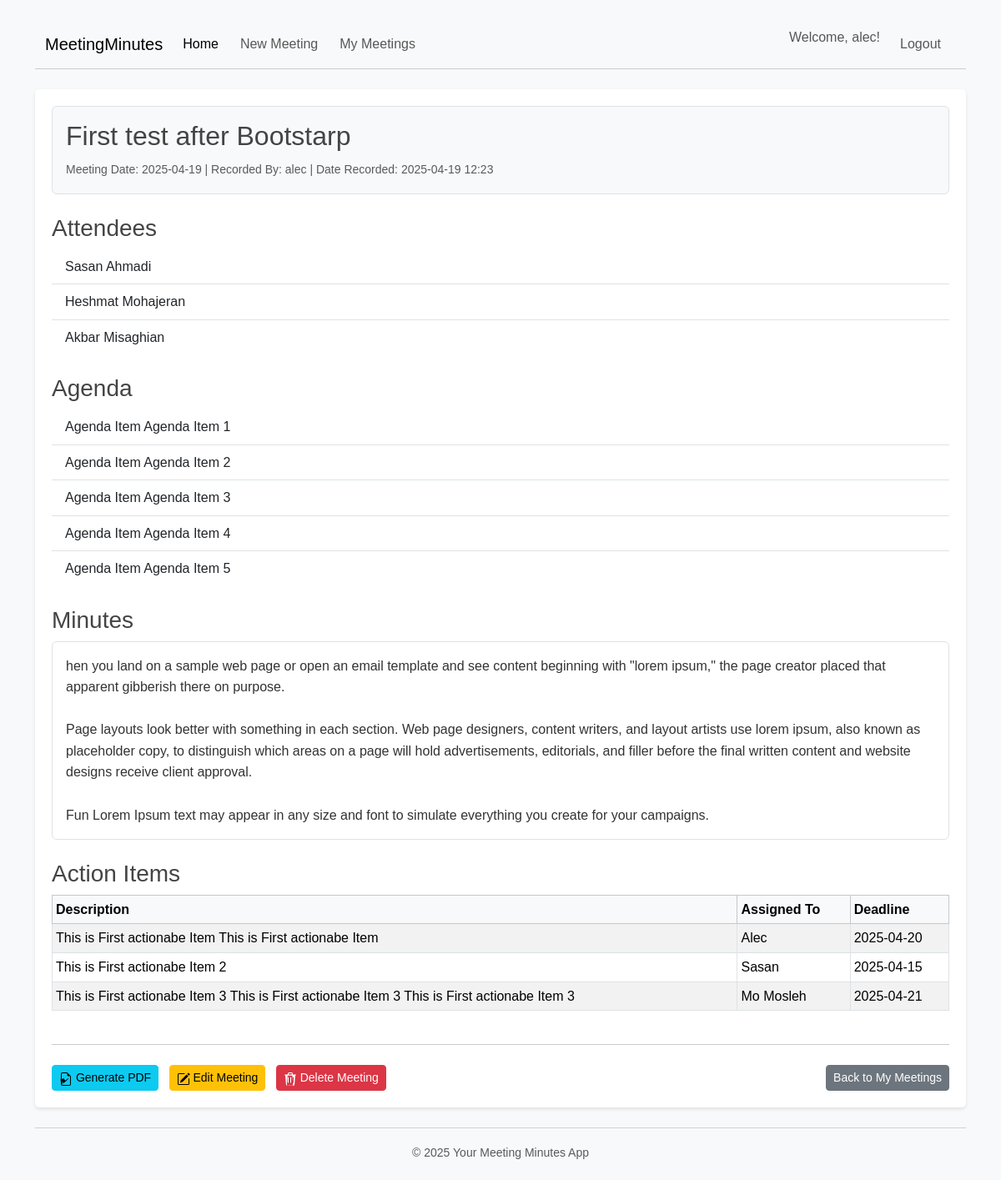
Screenshot of /meeting/23 (signed in) with the database file from the repository.
### app.py (models this page shows, shortened)
class User(db.Model, UserMixin):
    id = db.Column(db.Integer, primary_key=True)
    username = db.Column(db.String(20), unique=True, nullable=False)
    password_hash = db.Column(db.String(60), nullable=False)
    meetings = db.relationship('Meeting', backref='author', lazy=True)
    pass

class Meeting(db.Model):
    id = db.Column(db.Integer, primary_key=True)
    title = db.Column(db.String(100), nullable=False) # Meeting title, required
    meeting_date = db.Column(db.DateTime, nullable=False, default=datetime.datetime.utcnow)
    attendees = db.Column(db.Text, nullable=True) # Optional for now
    agenda = db.Column(db.Text, nullable=False) # Required
    minutes = db.Column(db.Text, nullable=True) # Optional
    action_items = db.Column(db.Text, nullable=True) # Optional
    date_posted = db.Column(db.DateTime, nullable=False, default=datetime.datetime.utcnow)
    user_id = db.Column(db.Integer, db.ForeignKey('user.id'), nullable=False)

### app.py (the view)
@app.route("/meeting/<int:meeting_id>")
@login_required
def meeting_detail(meeting_id):
    meeting = Meeting.query.get_or_404(meeting_id)
    if meeting.author != current_user:
        abort(403)
    try:
        agenda_list = json.loads(meeting.agenda or '[]')
        if not isinstance(agenda_list, list): agenda_list = []
    except (json.JSONDecodeError, TypeError):
        agenda_list = []
    try:
        attendees_list = json.loads(meeting.attendees or '[]')
        if not isinstance(attendees_list, list): attendees_list = []
    except (json.JSONDecodeError, TypeError):
        attendees_list = []
    try:
        action_items_list = json.loads(meeting.action_items or '[]')
        if not isinstance(action_items_list, list): action_items_list = []
    except (json.JSONDecodeError, TypeError):
        action_items_list = []
    return render_template('meeting_detail.html', title=meeting.title, meeting=meeting,
                           agenda_list=agenda_list,
                           attendees_list=attendees_list,
                           action_items_list=action_items_list) # Pass action_items_list

### app.py (called while the page is built)
@login_manager.user_loader
def load_user(user_id):
    return User.query.get(int(user_id))

### templates/meeting_detail.html (shortened to what this page needs)
{% extends "base.html" %}
{% block content %}
    <div class="bg-light p-3 rounded mb-4 border">
        <div class="d-flex justify-content-between align-items-center mb-2">
            <h2 class="mb-0">{{ meeting.title }}</h2>
        </div>
        <p class="text-muted mb-0">
            <small>
                Meeting Date: {{ meeting.meeting_date.strftime('%Y-%m-%d') }} |
                Recorded By: {{ meeting.author.username }} |
                Date Recorded: {{ meeting.date_posted.strftime('%Y-%m-%d %H:%M') }}
            </small>
        </p>
    </div>
    <section class="mb-4">
        <h3>Attendees</h3>
        {% if attendees_list %}
            <ul class="list-group list-group-flush">
                {% for person in attendees_list %}
                    <li class="list-group-item">{{ person }}</li>
                {% endfor %}
            </ul>
        {% else %}
            <p class="text-muted fst-italic">N/A</p>
        {% endif %}
    </section>
    <section class="mb-4">
        <h3>Agenda</h3>
        {% if agenda_list %}
             <ul class="list-group list-group-flush">
                {% for item in agenda_list %}
                    <li class="list-group-item">{{ item }}</li>
                {% endfor %}
            </ul>
        {% else %}
            <p class="text-muted fst-italic">N/A</p>
        {% endif %}
    </section>
    {% if meeting.minutes %}
    <section class="mb-4">
        <h3>Minutes</h3>
        <div class="p-3 border rounded bg-white">
             {{ meeting.minutes.replace('\n', '<br>') | safe }}
        </div>
    </section>
    {% endif %}
    <section class="mb-4">
        <h3>Action Items</h3>
        {% if action_items_list %}
            <div class="table-responsive">
                <table class="table table-sm table-striped table-bordered">
                    <thead class="table-light">
                        <tr>
                            <th scope="col">Description</th>
                            <th scope="col">Assigned To</th>
                            <th scope="col">Deadline</th>
                        </tr>
                    </thead>
                    <tbody>
                        {% for item in action_items_list %}
                            <tr>
                                <td>{{ item.get('description', '') }}</td>
                                <td>{{ item.get('assigned_to', '') }}</td>
                                <td>{{ item.get('deadline', '') }}</td>
                            </tr>
                        {% endfor %}
                    </tbody>
                </table>
            </div>
        {% else %}
            <p class="text-muted fst-italic">N/A</p>
        {% endif %}
    </section>
    <hr>
    <div class="mt-4 d-flex justify-content-between">
        <div>
            <a href="{{ url_for('generate_meeting_pdf', meeting_id=meeting.id) }}" class="btn btn-info btn-sm me-2">
                Generate PDF
            </a>
            <a href="{{ url_for('edit_meeting', meeting_id=meeting.id) }}" class="btn btn-warning btn-sm me-2">
                 Edit Meeting
            </a>
            <form method="POST" action="{{ url_for('delete_meeting', meeting_id=meeting.id) }}" style="display:inline;">
                <button type="submit" class="btn btn-danger btn-sm"
                       onclick="return confirm('Are you sure you want to delete this meeting? This cannot be undone.');">
                       Delete Meeting
                </button>
            </form>
        </div>
        <div>
            <a href="{{ url_for('meetings_list') }}" class="btn btn-secondary btn-sm">Back to My Meetings</a>
        </div>
    </div>
{% endblock %}

### templates/base.html (shortened to what this page needs)
<!DOCTYPE html>
<html lang="en">
<head>
    <link href="https://cdn.jsdelivr.net/npm/bootstrap@5.3.3/dist/css/bootstrap.min.css" rel="stylesheet">
    <link rel="stylesheet" type="text/css" href="{{ url_for('static', filename='css/main.css') }}">
</head>
<body>
    <div class="container mt-4">
        <header>
            <nav class="navbar navbar-expand-lg navbar-light bg-light mb-4">
              <div class="container-fluid">
                <a class="navbar-brand" href="{{ url_for('index') }}">MeetingMinutes</a>
                <div class="collapse navbar-collapse" id="navbarNav">
                  <ul class="navbar-nav me-auto mb-2 mb-lg-0">
                    <li class="nav-item">
                      <a class="nav-link active" aria-current="page" href="{{ url_for('index') }}">Home</a>
                    </li>
                    {% if current_user.is_authenticated %}
                    <li class="nav-item">
                      <a class="nav-link" href="{{ url_for('new_meeting') }}">New Meeting</a>
                    </li>
                    <li class="nav-item">
                      <a class="nav-link" href="{{ url_for('meetings_list') }}">My Meetings</a>
                    </li>
                    {% endif %}
                  </ul>
                  <ul class="navbar-nav ms-auto mb-2 mb-lg-0">
                    {% if current_user.is_authenticated %}
                        <li class="nav-item">
                            <span class="navbar-text me-3">
                                Welcome, {{ current_user.username }}!
                            </span>
                        </li>
                         <li class="nav-item">
                            <a class="nav-link" href="{{ url_for('logout') }}">Logout</a>
                        </li>
                    {% endif %}
                  </ul>
                </div>
              </div>
            </nav>
        </header>
        <main role="main">
            {% block content %}{% endblock %}
        </main>
        <footer class="mt-4 text-center text-muted">
            <hr>
            <p><small>&copy; <span id="footer-year"></span> Your Meeting Minutes App</small></p>
        </footer>
    </div>
</body>
</html>

### static/css/main.css (style rules this page uses)
body { font-family: sans-serif; margin: 20px; line-height: 1.6; background-color: #f8f9fa; color: #333; }
header nav { margin-bottom: 15px; padding-bottom: 10px; border-bottom: 1px solid #ccc; }
header nav a { text-decoration: none; color: #007bff; margin-right: 10px; }
header nav span { margin-right: 10px; color: #555; }
main { background-color: #ffffff; padding: 20px; border-radius: 5px; box-shadow: 0 2px 4px rgba(0,0,0,0.1); }
h1, h2, h3 { color: #444; }
footer { margin-top: 30px; text-align: center; color: #777; }

### rows the page displays
User: username "alec", author.username "alec"
Meeting: title "First test after Bootstarp", meeting_date "2025-04-19", date_posted "2025-04-19 12:23", minutes.replace "hen you land on a sample web page or open an email template and see content beginning with \"lorem ipsum,\" the page creator placed that apparent gibberish there on purpose. Page layouts look better with something in each section. Web page designers, content writers, and layout artists use lorem ipsum, also known as placeholder copy, to distinguish which areas on a page will hold advertisements, editorials, and filler before the final written content and website designs receive client approval. Fun Lorem Ipsum text may appear in any size and font to simulate everything you create for your campaigns."

### other values shown
{{ person }} "Sasan Ahmadi" "Heshmat Mohajeran" "Akbar Misaghian"
{{ item }} "Agenda Item Agenda Item 1" "Agenda Item Agenda Item 2" "Agenda Item Agenda Item 3" "Agenda Item Agenda Item 4" "Agenda Item Agenda Item 5"
{{ item.get('description', '') }} "This is First actionabe Item This is First actionabe Item" "This is First actionabe Item 2" "This is First actionabe Item 3 This is First actionabe Item 3 This is First actionabe Item 3"
{{ item.get('assigned_to', '') }} "Alec" "Sasan" "Mo Mosleh"
{{ item.get('deadline', '') }} "2025-04-20" "2025-04-15" "2025-04-21"
